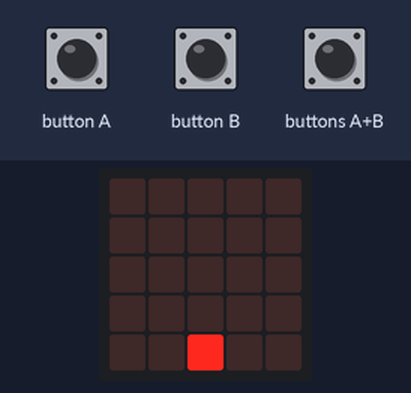
Bench run of a program on a simulated BBC micro:bit (MakeCode). Shown: the board's 5×5 LED display. The inputs (shaded band) are chosen by the test bench.

Above: at 1.2 s.
1.3 s: button A pressed for 0.15 s
At 2.0 s:
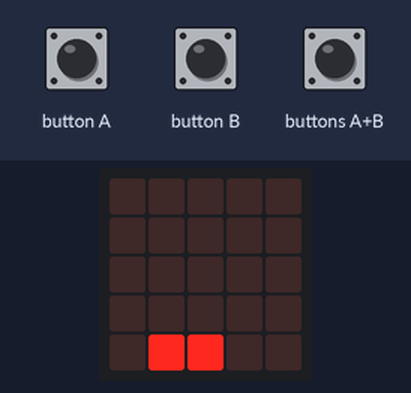
2.9 s: buttons A+B pressed for 0.15 s
At 5.2 s:
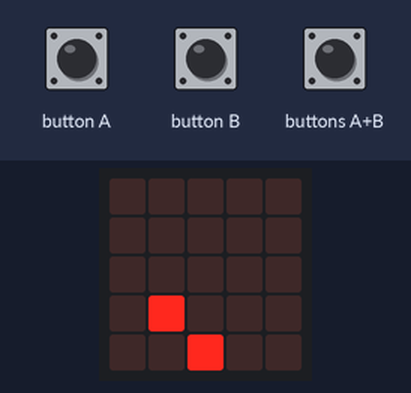
5.5 s: button B pressed for 0.15 s
At 6.4 s:
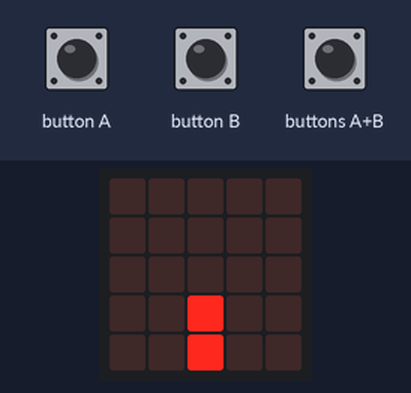
7.1 s: button B pressed for 0.15 s
At 7.6 s:
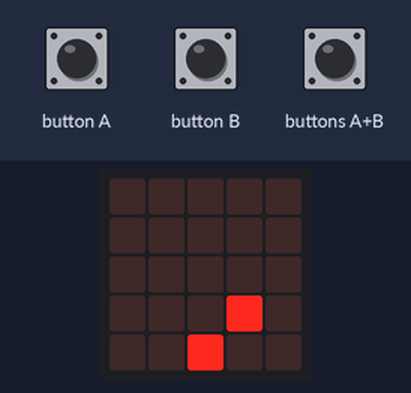
8.7 s: buttons A+B pressed for 1 s
At 10.1 s:
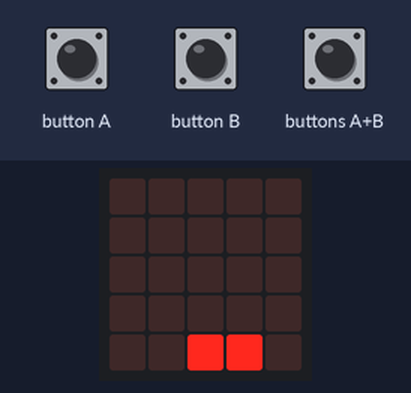
12.2 s: button B pressed for 0.15 s
At 12.7 s:
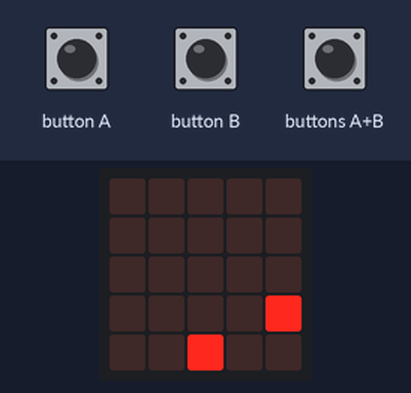
Timing chart, 0 to 14.8 s (numbered marks = the images above; inputs shaded):
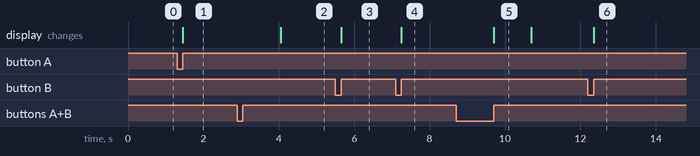

Measured:
- after the input at 1.3 s, the display: changes after 0.15 s (image 1)
- after the input at 2.9 s, the display: changes after 1.2 s (image 2)
- after the input at 5.5 s, the display: changes after 0.15 s (image 3)
- after the input at 7.1 s, the display: changes after 0.15 s (image 4)
- after the input at 8.7 s, the display: changes after 1.0 s (image 5)
- after the input at 12.2 s, the display: changes after 0.15 s (image 6)
- what the display in image 5 shows lasts 1.0 s, from 9.7 s to 10.7 s

The program:

main.ts
```typescript
input.onButtonPressed(Button.A, function () {
    zas_x.change(LedSpriteProperty.X, -1)
})
input.onButtonPressed(Button.AB, function () {
    zas_x.change(LedSpriteProperty.Y, 1)
    basic.pause(1000)
    zas_x.change(LedSpriteProperty.Y, -1)
})
input.onButtonPressed(Button.B, function () {
    zas_x.change(LedSpriteProperty.X, 1)
})
let zas_x: game.LedSprite = null
zas_x = game.createSprite(2, 5)
zas_x = game.createSprite(2, 5)
basic.forever(function () {
    zas_x.ifOnEdgeBounce()
})
```

test.ts
```typescript
// 在這裡測試；當此封包作為擴充功能時，將不會編譯此內容。
```
